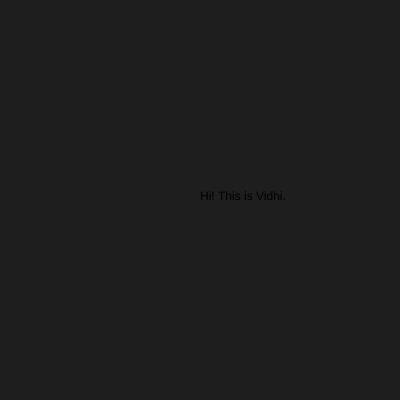
Frame 1 (no input)
Frame 60 (no input): identical to frame 1, image omitted
Frame 120 (the mouse pressed at the canvas centre since frame 60): identical to frame 1, image omitted

The p5.js sketch that drew this single still picture (run headless with seeded random() and noise() and a simulated clock; from frame 60 on, the mouse is pressed at the canvas centre):

// p5.js sketch
// ── sketch.js

function setup() {
  createCanvas(400,400);
}

function draw() 
{
  background(30);
text("Hi! This is Vidhi.", 200,200);
}
